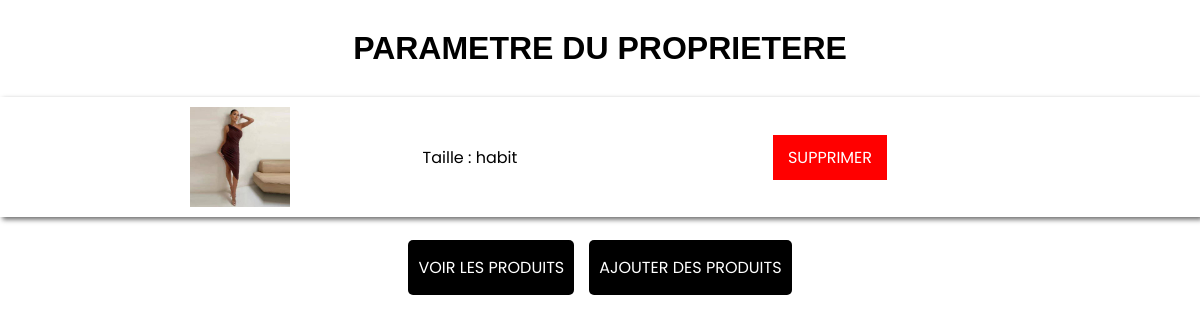
The page /administa on the database as committed earlier.
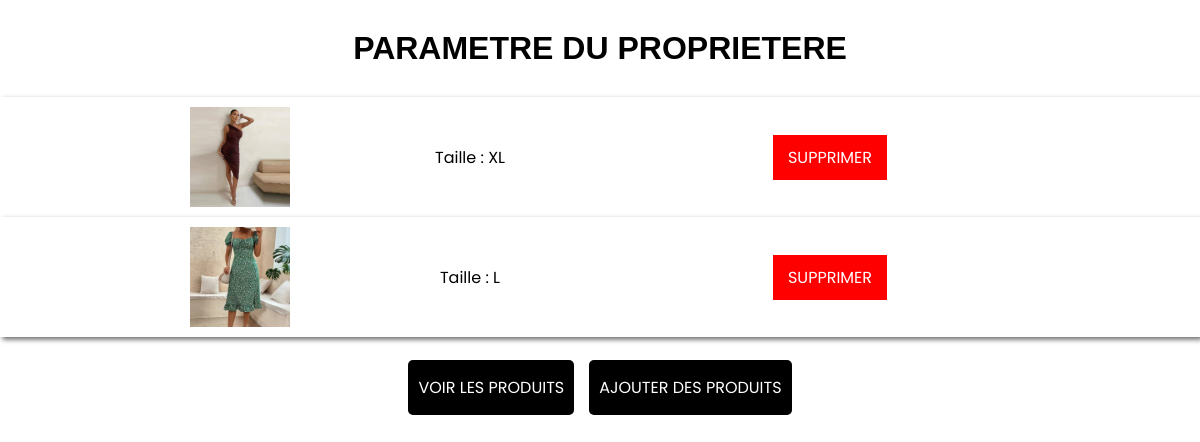
The same page on the database as committed later.
### app.py (models this page shows, shortened)
class Maboutik(db.Model):
    id = db.Column(db.Integer, primary_key = True)
    nom = db.Column(db.String(100), unique = False , nullable = False)
    description = db.Column(db.String(100), unique = True , nullable = False)
    prix = db.Column(db.Integer,nullable = False)
    image = db.Column(db.String(100), unique = True , nullable = False)
    categorie = db.Column(db.String(100), unique = False , nullable = False)
    like = db.Column(db.Integer, unique = False , nullable = False)

### app.py (the view)
@app.route("/administa")
def administa():
    administa = Maboutik.query.all()
    return render_template("administa.html",administa=administa)

### templates/administa.html (shortened to what this page needs)
<!DOCTYPE html>
<html lang="en">
<head>
    <link rel="stylesheet" href="/static/CSS/administa.css">
</head>
<body>
    <h1 style="font-family: Arial, Helvetica, sans-serif;text-align:center;padding:30px 5px">PARAMETRE DU PROPRIETERE</h1>
    {% for i in administa %}
    <div class="image">
        <div class="ima1">
            <a href="/info/{{i.id}}" class="image1">
                <img src="{{url_for('static', filename='uploads/' + i.image)}}" width=" 100%" height="100%" alt="">
            </a>
        </div>
        <div class="desc">
            <p>Taille : <span>{{i.description}}</span></p>
        </div>
        <div class="bouton">
            <a href="/Suppesz/{{i.id}}" >SUPPRIMER</a>
        </div>
    </div>
    {%endfor%}
    <div class="dgud">
        <a href="/vente" >VOIR LES PRODUITS</a>
        <a href="/add_objet" >AJOUTER DES PRODUITS</a>
    </div>
</body>
</html>

Rows that differ between the two databases and show on the page:
changed Maboutik (number 1 of 2 on the later page): description "habit" → "XL"
added Maboutik: image (picture), description "L"
